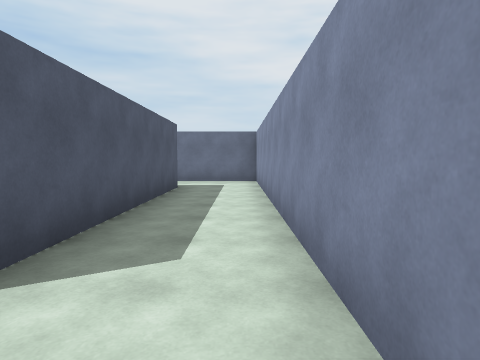
view 1 (above)

18 first-person views from a walk through a 3-D level made in the Unity game engine. The camera is 1.4 m above the floor, tilts 4° down and sees 75° across. The floor is counted in squares, 2 m on a side. Each view is taken from the middle of a square. On the plan, view 1 faces up. The plan holds only what a view shows up to about 10 squares ahead; the rest is blank. The player character is not drawn.

view 2
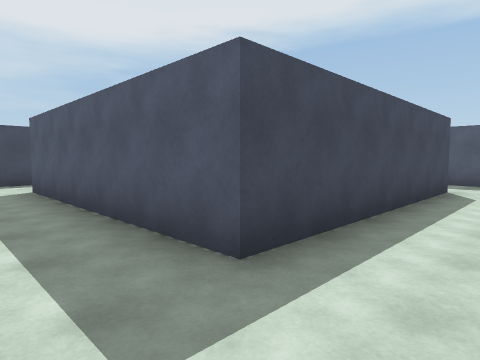

view 3
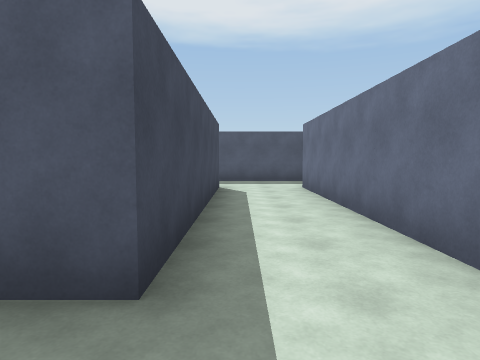

view 4
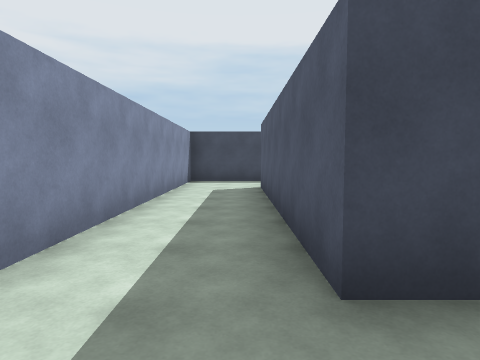

view 5
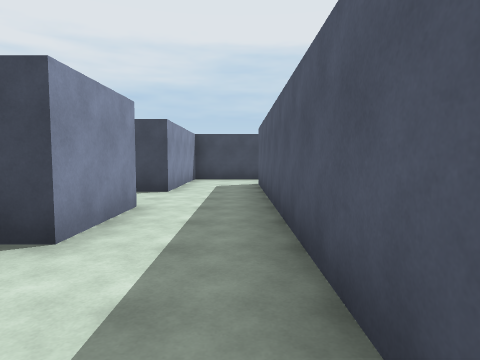

view 6
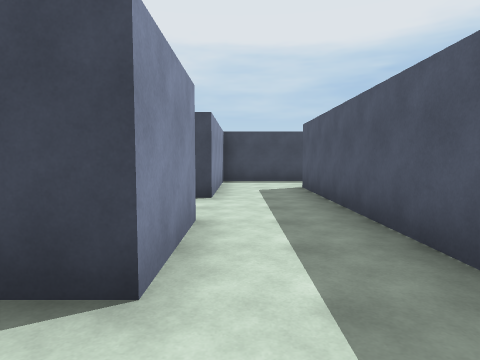

view 7
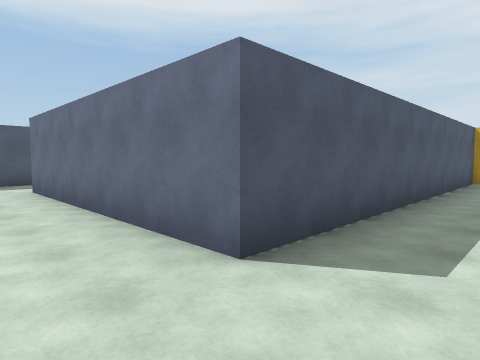

view 8
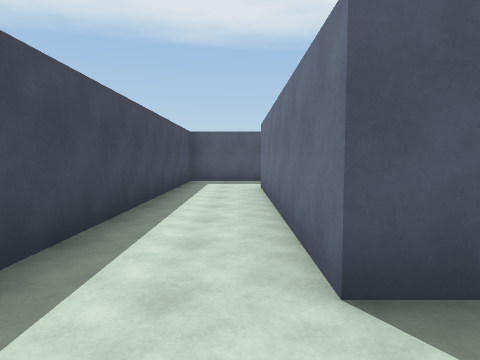

view 9
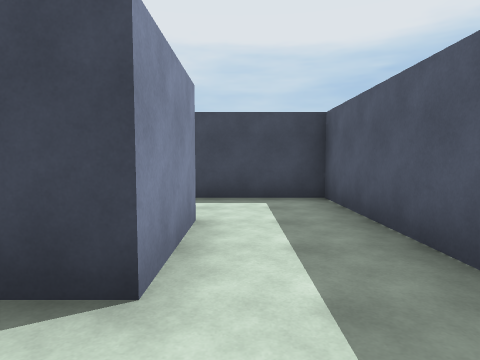

view 10
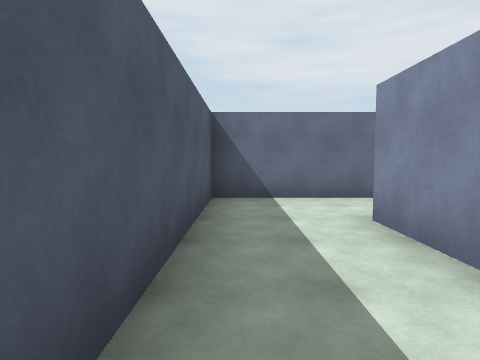

view 11
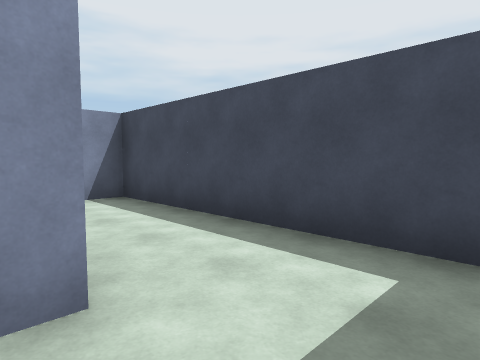

view 12
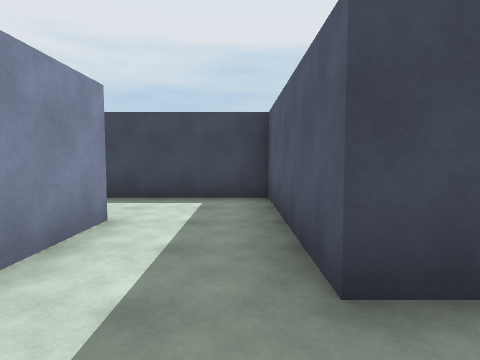

view 13
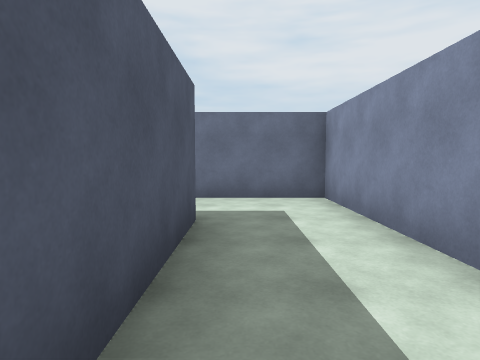

view 14
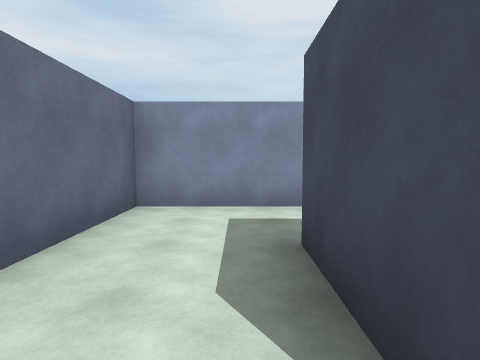

view 15
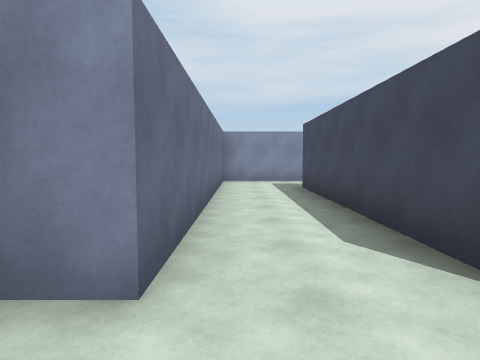

view 16
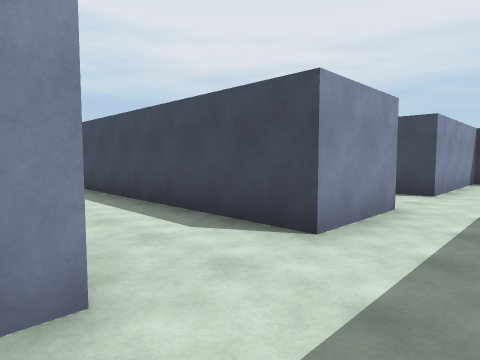

view 17
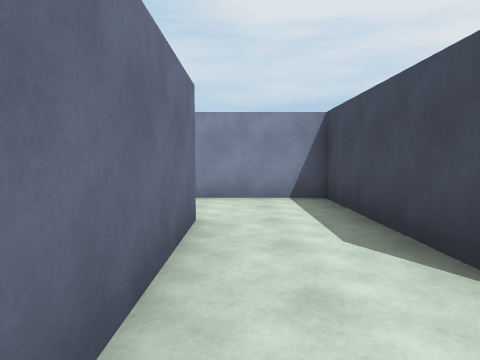

view 18
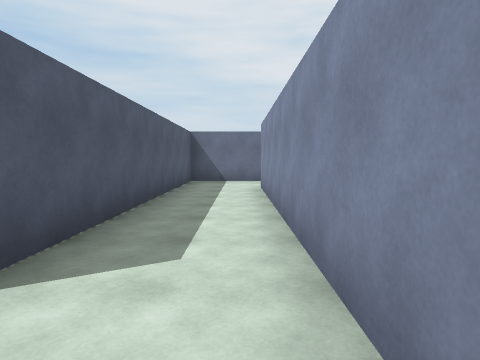

### Floor plan
Points are (right, up) in squares from view 1. A wall is a line through its corners. A room is listed if a view was taken in it or the views show most of it. See-through windows are left out.
Room 1 (views 1, 2, 3, 4, 5, 6, 15, 16)
walls: (-7.5, 5.5) (-7.5, 7.5) (-1.5, 7.5) (-1.5, 1.5); (-9.5, 10.4) (-9.5, 5.5); (-3.5, -0.5) (0.5, -0.5) (0.5, 9.5) (-7.5, 9.5) (-7.5, 10.2)
ways out: opening at (-2.5, 0.5) to room 5; opening at (-8.5, 6.5) to room 6
Room 2 (views 7, 8, 10)
walls: (-9.5, 1.5) (-15.5, 1.5) (-15.5, 3.5); (-17.5, 3.5) (-17.5, -0.5) (-7.5, -0.5) (-7.5, 1.5)
ways out: opening at (-16.5, 2.5) to room 3; opening at (-8.5, 2.5) to room 6
Room 3 (views 9, 17)
walls: (-15.5, 5.5) (-17.5, 5.5) (-17.5, 3.5)
ways out: opening at (-16.5, 2.5) to room 2; opening at (-14.5, 4.5) to room 7
Room 4 (views 11, 12)
walls: (-7.5, 3.5) (-5.5, 3.5) (-5.5, 1.5); (-3.5, 1.4) (-3.5, 5.5) (-6.1, 5.5)
ways out: opening at (-4.5, 2.5) to room 5; opening at (-6.5, 4.5) to room 6
Room 5 (view 13)
walls: (-5.5, 1.5) (-5.5, -0.5) (-3.5, -0.5)
ways out: opening at (-2.5, 0.5) to room 1; opening at (-4.5, 2.5) to room 4
Room 6 (view 14)
walls: (-9.5, 5.5) (-9.5, 1.5); (-7.5, 1.5) (-7.5, 3.5)
ways out: opening at (-8.5, 6.5) to room 1; opening at (-8.5, 2.5) to room 2; opening at (-6.5, 4.5) to room 4
Room 7 (view 18)
walls: (-13.5, 5.5) (-15.5, 5.5); (-15.5, 3.5) (-11.5, 3.5) (-11.5, 11.5); (-11.4, 13.5) (-13.5, 13.5) (-13.5, 5.9)
ways out: opening at (-14.5, 4.5) to room 3

Where each view was taken, in squares from view 1:
view 1: 0 up, 0 right, facing up
view 2: 9 up, 0 right, facing down-left
view 3: 8 up, 0 right, facing left
view 4: 9 up, 1 left, facing down
view 5: 10 up, 9 left, facing down
view 6: 9 up, 8 left, facing down
view 7: 0 up, 8 left, facing up-left
view 8: 1 up, 8 left, facing left
view 9: 5 up, 16 left, facing down
view 10: 0 up, 17 left, facing up
view 11: 2 up, 5 left, facing down-right
view 12: 5 up, 5 left, facing down
view 13: 0 up, 5 left, facing up
view 14: 4 up, 8 left, facing right
view 15: 9 up, 9 left, facing right
view 16: 10 up, 9 left, facing down-right
view 17: 5 up, 17 left, facing right
view 18: 4 up, 12 left, facing up
